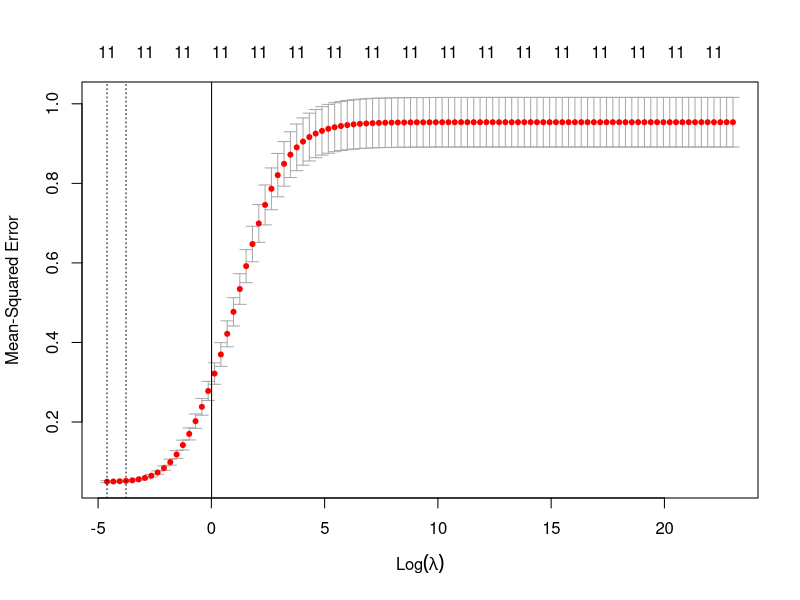

Here is the R script that generated this plot:
# libraries
library(glmnet)

# reading in the train and test sets in addition to the full scaled credit data set
scaled_credit <- read.csv('data/scaled_credit.csv')
scaled_credit <- scaled_credit[-1]
train <- read.csv(file = 'data/train_credit.csv')
train <- train[-1]
test <- read.csv(file = 'data/test_credit.csv')
test <- test[-1]

# setting the grid of lambdas manually
grid <- 10^seq(10, -2, length = 100)

# performing a ridge regression onto training set with 10 fold CV
set.seed(10)
train_ridge <- cv.glmnet(x = as.matrix(train[,-12]), y = train[,12], 
                   intercept = FALSE, standardize = FALSE, alpha = 0, 
                   lambda = grid, nfolds = 10)

# finding the best lambda from the models
ridge_lambda <- train_ridge$lambda.min
best_lambda <- ridge_lambda

# plotting the cv erros of the ridge regression and saving the plot as a png image
png('images/ridge_cv_errors_plot.png')
plot(train_ridge)
abline(v = best_lambda)
dev.off()

# predicting the response Balance with the model with best lambda
ridge_pred <- predict(train_ridge, as.matrix(test[,-12]), s = best_lambda)

# finding the test mse of the optimal model
ridge_mse <- mean((ridge_pred - test[,12])^2)

# fitting the best ridge model with the optimal lambda
best_ridge <- glmnet(x = as.matrix(scaled_credit[,-12]), y = scaled_credit[,12], 
                   intercept = FALSE, standardize = FALSE, alpha = 0, 
                   lambda = best_lambda)

# outputting the regression coefficients after reformatting the dfC matrix 
# Intercept is 0 after standardizing/centering
best_ridge_coef <- coef(best_ridge)
coef_names <- best_ridge_coef@Dimnames[[1]]
ridge_coef <- unname(best_ridge_coef[,1])
best_ridge_coef <- data.frame('Coefficients' = coef_names, 'Values' = ridge_coef)

# outputting the best lambda, mse, and coefficients to a textfile
sink('data/ridge_output.txt')
cat('Best lambda for ridge regression\n')
print(ridge_lambda)
cat('\nTest mean squared error using the best lambda\n')
print(ridge_mse)
cat('\nOfficial coefficients for the optimal model\n')
print(best_ridge_coef)
sink()

# saving the models to a RData file in the data directory
save(train_ridge, ridge_coef, ridge_lambda, ridge_mse, file = 'data/ridge_models.RData')

